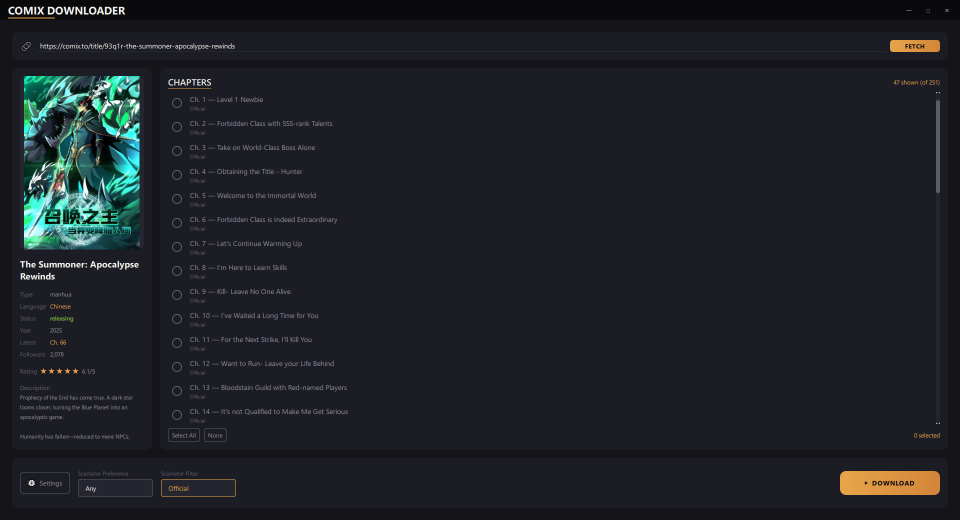
#> input picture GUI.PNG, 1920 x 1039 px (shown at 1/2 size)
$ python -i pdf.py   (imports and definitions only)
#> lines starting #> are read from the running program, lines starting #| are printed output that depends on the picture
### src/utils/retry.py
"""
Retry logic with exponential backoff.
"""

import time
import functools
from typing import Callable, TypeVar, Any
from .logger import get_logger

logger = get_logger(__name__)

T = TypeVar("T")


def retry_with_backoff(
    max_retries: int = 3,
    base_delay: float = 2.0,
    exceptions: tuple = (Exception,)
) -> Callable:
    """
    Decorator for retry logic with exponential backoff.

    Args:
        max_retries: Maximum number of retry attempts (default: 3)
        base_delay: Base delay in seconds, doubles each retry (default: 2.0)
        exceptions: Tuple of exceptions to catch and retry

    Returns:
        Decorated function with retry logic
    """
    def decorator(func: Callable[..., T]) -> Callable[..., T]:
        # [23 lines left out: function wrapper, not called in this run]

        return wrapper
    return decorator


class RetryableDownloader:
    """Helper class for retryable downloads."""

    def __init__(self, max_retries: int = 3, base_delay: float = 2.0):
        self.max_retries = max_retries
        self.base_delay = base_delay

    # [33 lines left out: function download_with_retry, not called in this run]

### src/utils/logger.py
"""
Logging utility - disabled by default, can be enabled via settings.
"""

import logging
import sys
from typing import Optional

# Global flag to track if logging is enabled
_logging_enabled = False
_handlers_added = False


# [33 lines left out: function setup_logging, not called in this run]


def get_logger(name: str) -> logging.Logger:
    """
    Get a logger instance.

    Args:
        name: Logger name (typically __name__)

    Returns:
        Logger instance
    """
    if name.startswith("src."):
        name = name.replace("src.", "comix.", 1)
    elif not name.startswith("comix"):
        name = f"comix.{name}"

    return logging.getLogger(name)


def is_logging_enabled() -> bool:
    """Check if logging is currently enabled."""
    return _logging_enabled

### src/formats/pdf.py
"""
PDF creation from downloaded images.
"""

from pathlib import Path
from io import BytesIO
from typing import Optional
from PIL import Image
from reportlab.lib.pagesizes import letter
from reportlab.pdfgen import canvas
from reportlab.lib.utils import ImageReader
from ..utils.logger import get_logger

logger = get_logger(__name__)


# [125 lines left out: functions create_pdf, create_pdf_from_bytes, not called in this run]

>>> import cv2
>>> picture = cv2.imread('../../GUI.PNG', cv2.IMREAD_GRAYSCALE)
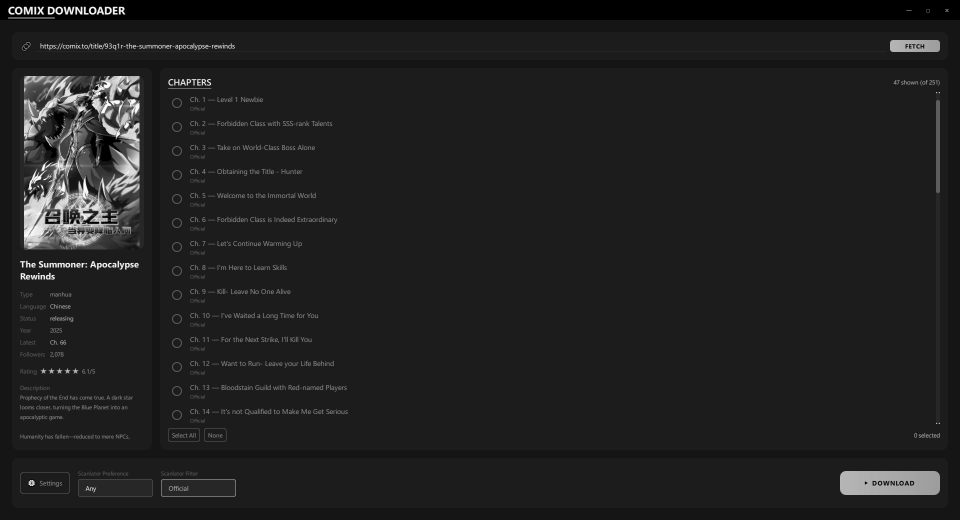
#> picture: shape (1039, 1920) (shown at 1/2 size); min 0, max 255, mean 31.8
>>> result = create_pdf_from_bytes(picture, 'out.png')
#> (the run stopped early here; a loop or call above may not have finished)
